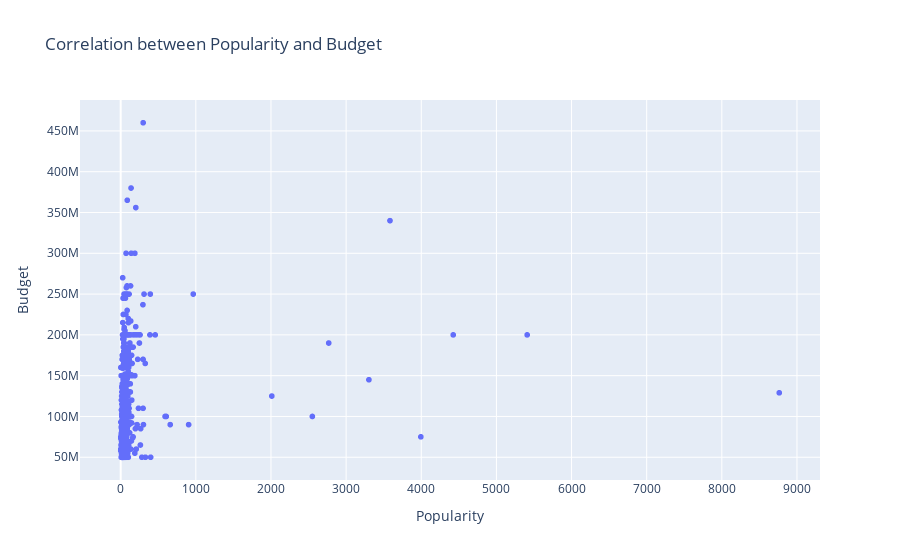

Notebook source saved alongside this figure:
### Code cell
# Create a scatter plot to visualize the correlation between popularity and budget with tooltips
fig = px.scatter(pdf, x='popularity', y='budget', hover_data=['title'], title='Correlation between Popularity and Budget')
fig.update_layout(xaxis_title='Popularity', yaxis_title='Budget')
fig.show()

### Figure 1 — Plotly figure (JSON) as saved in the notebook; plotly's stock layout.template omitted (floating-point values rounded to 4 significant figures; data arrays with more than 128 entries replaced by an {"elided": "..."} marker saying what was removed)
{"data": [{"customdata": {"elided": "1080x1 str values"}, "hovertemplate": "popularity=%{x}<br>budget=%{y}<br>title=%{customdata[0]}<extra></extra>", "legendgroup": "", "marker": {"color": "#636efa", "symbol": "circle"}, "mode": "markers", "name": "", "showlegend": false, "type": "scattergl", "x": {"elided": "1080 float values"}, "xaxis": "x", "y": {"elided": "1080 int values"}, "yaxis": "y"}], "layout": {"legend": {"tracegroupgap": 0}, "title": {"text": "Correlation between Popularity and Budget"}, "xaxis": {"anchor": "y", "domain": [0, 1], "title": {"text": "Popularity"}}, "yaxis": {"anchor": "x", "domain": [0, 1], "title": {"text": "Budget"}}}}
